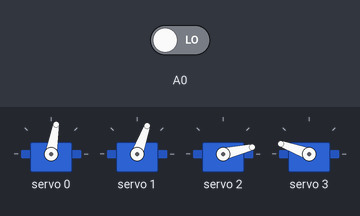
Bench run of a sketch on a simulated Arduino Uno, built with avr-gcc and run on an emulated ATmega328P. On the bench: 4 × servo. The inputs (shaded band) are chosen by the test bench; at power-on: A0 LOW.

Above: at 1.2 s.
1.3 s: A0 driven HIGH
At 1.49 s:
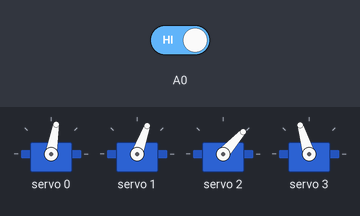
At 3.23 s:
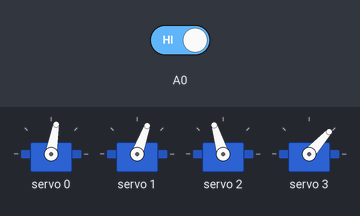
4.3 s: A0 driven LOW
Timing chart, 0 to 7.3 s (numbered marks = the images above; inputs shaded):
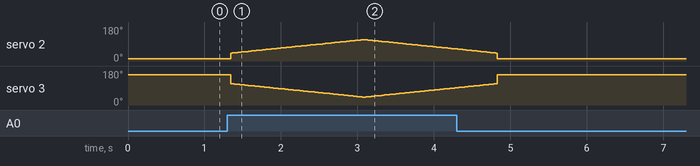

The sketch:

Servo.ino
```cpp
#include <Wire.h>
#include <Adafruit_PWMServoDriver.h>

Adafruit_PWMServoDriver pwm = Adafruit_PWMServoDriver();
#define SERVOMIN  150
#define SERVOMAX  600

void setup()
{
   pwm.begin();

  pwm.setPWMFreq(50);
  pwm.setPWM(0,0,350);
  pwm.setPWM(1,0,320);
  pwm.setPWM(2,0,450);
  pwm.setPWM(3,0,140);
  pinMode(A0, INPUT);
}

void loop()
{
  if (digitalRead(A0) == 1) {
    for (int i = 200; i <= 350; i = i + (1)) {
      pwm.setPWM(2,0,i);
      pwm.setPWM(3,0,(map(i, 200, 350, 350, 200)));
      delay(10);
    }
    for (int i = 350; i >= 200; i = i + (-1)) {
      pwm.setPWM(2,0,i);
      pwm.setPWM(3,0,(map(i, 350, 200, 200, 350)));
      delay(10);
    }

  } else {
    pwm.setPWM(0,0,280);
    pwm.setPWM(1,0,260);
    pwm.setPWM(2,0,140);
    pwm.setPWM(3,0,450);
    delay(100);

  }

}
```

Measured:
- after the input at 1.3 s, servo 2: rises from 13° to 113° in 1.7 s, then falls to 64° in 1.2 s
